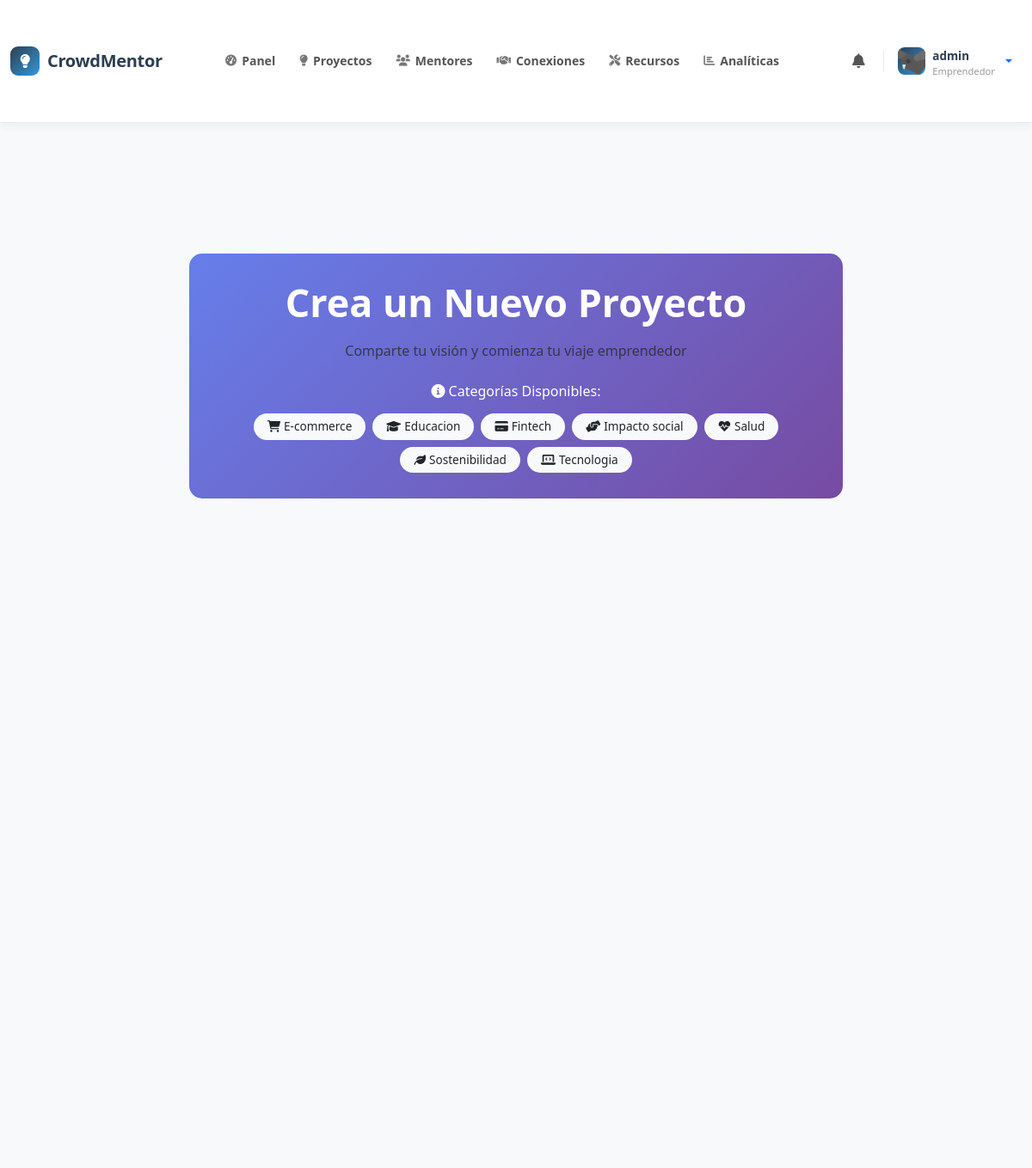
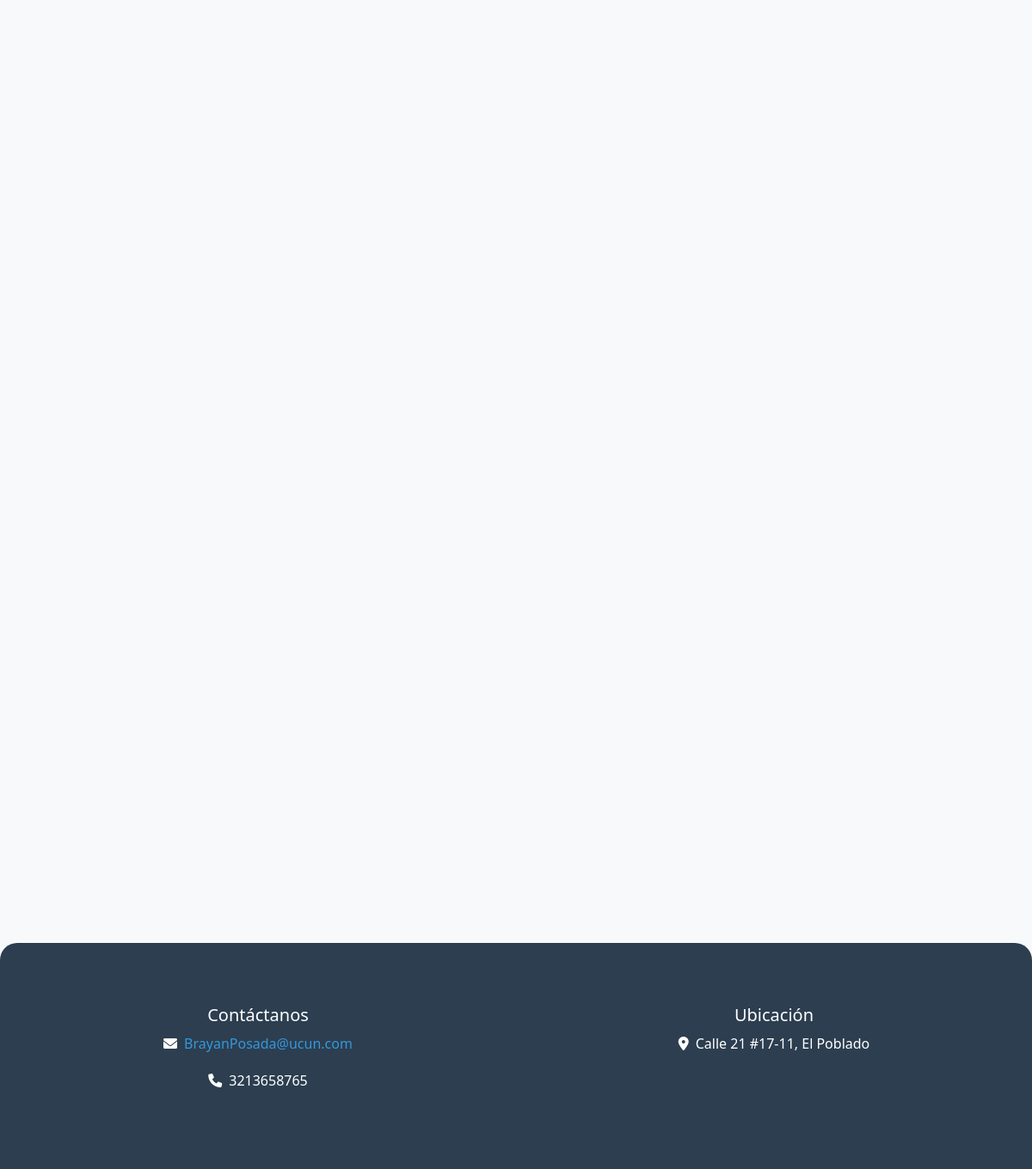
Page /project/create/ (signed in) on the committed database (2 pictures, top to bottom).
### core/models.py (models this page shows, shortened)
class Profile(models.Model):
    USER_TYPES = (
        ('entrepreneur', 'Emprendedor'),
        ('mentor', 'Mentor'),
        ('investor', 'Inversionista'),
        ('evaluator', 'Evaluador'),
    )
    user = models.OneToOneField(User, on_delete=models.CASCADE)
    user_type = models.CharField(max_length=20, choices=USER_TYPES)
    bio = models.TextField()
    experience = models.TextField()
    is_approved = models.BooleanField(default=False)  # For mentors/evaluators
    is_approved_by_admin = models.BooleanField(default=False)  # Para evaluadores aprobados por el administrador
    profile_picture = models.ImageField(upload_to='profiles/', blank=True, null=True)
    birth_date = models.DateField(blank=True, null=True)
    phone_number = models.CharField(max_length=20, blank=True)
    location = models.CharField(max_length=100, blank=True)
    linkedin_url = models.URLField(max_length=200, blank=True)
    website_url = models.URLField(max_length=200, blank=True)

class ProjectCategory(models.Model):
    name = models.CharField(max_length=100, unique=True)
    description = models.TextField(blank=True)
    icon = models.CharField(max_length=50, default='fas fa-folder')
    created_at = models.DateTimeField(auto_now_add=True)
    class Meta:
        verbose_name_plural = "Project Categories"
        ordering = ['name']
    def __str__(self):
        return self.name

### core/views.py (the view, shortened to what this page needs)
# urls.py: path('project/create/', views.project_create, name='project_create'),
@login_required
def project_create(request):
    if not request.user.is_authenticated:
        messages.warning(request, 'Debes iniciar sesión para crear un proyecto.')
        return redirect('login')
    ensure_project_categories()
    if request.method == 'POST':
        form = ProjectForm(request.POST, request.FILES)
        if form.is_valid():
            project = form.save(commit=False)
            project.owner = request.user
            project.save()
            ai_session_id = request.POST.get('ai_session')
            if ai_session_id:
                try:
                    ai_session = AIProjectSession.objects.get(pk=ai_session_id, user=request.user)
                    ai_session.resulting_project = project
                    ai_session.status = 'completed'
                    ai_session.save(update_fields=['resulting_project', 'status'])
                except AIProjectSession.DoesNotExist:
                    pass
            from django.contrib.auth.models import User
            admins = User.objects.filter(is_superuser=True)
            for admin in admins:
                Notification.objects.create(
                    user=admin,
                    title='Nuevo proyecto creado',
                    message=f'{request.user.username} ha creado el proyecto "{project.title}".',
                    notification_type='project_update',
                    related_project=project
                )
            messages.success(request, '¡Proyecto creado exitosamente!')
            return redirect('project_detail', pk=project.pk)
    else:
        ai_session_id = request.GET.get('ai_session', '')
        initial = {}
        form = ProjectForm(initial=initial)
    context = {
        'form': form,
        'categories': ProjectCategory.objects.all(),
        'ai_session_id': request.GET.get('ai_session', '') or request.POST.get('ai_session', ''),
        'from_ai': bool(request.GET.get('ai_session', '')),
    }
    return render(request, 'project_create.html', context)

### core/templatetags/custom_filters.py (called while the page is built)
@register.filter
def has_profile(user):
    return hasattr(user, 'profile') and user.profile is not None

@register.filter
def get_user_type(user):
    if hasattr(user, 'profile') and user.profile:
        return user.profile.user_type
    return None

### core/views.py (called while the page is built, shortened)
def ensure_project_categories():
    if ProjectCategory.objects.exists():
        return

### core/templates/project_create.html (shortened to what this page needs)
{% extends 'base.html' %}
{% load static %}
{% block extra_css %}
<link rel="stylesheet" href="{% static 'css/project_create_styles.css' %}">
{% endblock %}
{% block content %}
<div class="container py-5">
    <div class="row">
        <div class="col-lg-8 mx-auto">
            <div class="project-create-header animate__animated animate__fadeIn text-center mb-5">
                <h1 class="text-primary mb-3">Crea un Nuevo Proyecto</h1>
                <p class="text-muted">Comparte tu visión y comienza tu viaje emprendedor</p>
                {% if categories %}
                <div class="categories-info mt-4">
                    <h6 class="text-white mb-3">
                        <i class="fas fa-info-circle me-1"></i>Categorías Disponibles:
                    </h6>
                    <div class="d-flex flex-wrap justify-content-center gap-2">
                        {% for category in categories %}
                            <span class="badge bg-light text-dark px-3 py-2">
                                <i class="{{ category.icon }} me-1"></i>{{ category.name }}
                            </span>
                        {% endfor %}
                    </div>
                </div>
                {% endif %}
            </div>
        </div>
    </div>
</div>
{% endblock %}

### core/templates/base.html (shortened to what this page needs)
{% load static %}
{% load custom_filters %}
<!DOCTYPE html>
<html lang="es">
<head>
    <link href="https://cdn.jsdelivr.net/npm/bootstrap@5.3.0/dist/css/bootstrap.min.css" rel="stylesheet">
    <link rel="stylesheet" href="https://cdnjs.cloudflare.com/ajax/libs/animate.css/4.1.1/animate.min.css">
    <link rel="stylesheet" href="https://cdnjs.cloudflare.com/ajax/libs/font-awesome/6.0.0/css/all.min.css">
    <link rel="stylesheet" href="{% static 'css/styles.css' %}">
    <link rel="stylesheet" href="{% static 'css/home.css' %}">
    <link rel="stylesheet" href="{% static 'css/project_list.css' %}">
    <link rel="stylesheet" href="{% static 'css/project_detail.css' %}">
    <link rel="stylesheet" href="{% static 'css/project_create.css' %}">
    <link rel="stylesheet" href="{% static 'css/resources.css' %}">
    <link rel="stylesheet" href="{% static 'css/base.css' %}">
    {% block extra_css %}{% endblock %}
</head>
<body>
    <nav class="cm-navbar">
        <div class="container position-relative">
            <a class="cm-brand" href="{% url 'home' %}">
                <div class="cm-brand-icon"><i class="fas fa-lightbulb"></i></div>
                CrowdMentor
            </a>
            <div class="cm-nav-collapse" id="cmNavCollapse">
                {% if user.is_authenticated %}
                <ul class="cm-nav-links">
                    {% if user.is_staff %}
                        <li class="cm-nav-item">
                            <a href="{% url 'admin_dashboard' %}">
                                <i class="fas fa-tachometer-alt"></i>Panel
                            </a>
                        </li>
                    {% else %}
                        <li class="cm-nav-item">
                            <a href="{% url 'dashboard' %}">
                                <i class="fas fa-tachometer-alt"></i>Panel
                            </a>
                        </li>
                    {% endif %}
                    <li class="cm-nav-item">
                        <a href="{% url 'project_list' %}">
                            <i class="fas fa-lightbulb"></i>Proyectos
                        </a>
                    </li>
                    <li class="cm-nav-item">
                        <a href="{% url 'mentor_list' %}">
                            <i class="fas fa-users"></i>Mentores
                        </a>
                    </li>
                    {% if user|has_profile %}
                        {% with user_type=user|get_user_type %}
                            {% if user_type == 'mentor' or user_type == 'investor' or user_type == 'entrepreneur' %}
                                <li class="cm-nav-item">
                                    <a href="{% url 'mentor_investor_connections' %}" class="position-relative">
                                        <i class="fas fa-handshake"></i>Conexiones
                                    </a>
                                </li>
                            {% endif %}
                        {% endwith %}
                    {% endif %}
                    <li class="cm-nav-item">
                        <a href="{% url 'resources' %}">
                            <i class="fas fa-tools"></i>Recursos
                        </a>
                    </li>
                    {% if user.is_superuser %}
                        <li class="cm-nav-item">
                            <a href="{% url 'analytics_dashboard' %}">
                                <i class="fas fa-chart-bar"></i>Analíticas
                            </a>
                        </li>
                    {% endif %}
                </ul>
                <div class="cm-actions">
                    <a href="{% url 'notifications' %}" class="cm-icon-btn" title="Notificaciones">
                        <i class="fas fa-bell"></i>
                    </a>
                    <div class="dropdown">
                        <a class="cm-avatar-btn dropdown-toggle" href="#" id="userDropdown" data-bs-toggle="dropdown" aria-expanded="false" style="text-decoration:none;">
                            <div class="cm-avatar">
                                {% if user|has_profile and user.profile.profile_picture %}
                                    <img src="{{ user.profile.profile_picture.url }}" alt="avatar">
                                {% else %}
                                    <i class="fas fa-user" style="font-size:0.85rem;"></i>
                                {% endif %}
                            </div>
                            <div>
                                <div class="cm-avatar-name">
                                    {% if user.first_name %}{{ user.first_name }}{% else %}{{ user.username }}{% endif %}
                                </div>
                                {% if user|has_profile %}
                                    {% with ut=user|get_user_type %}
                                        <div class="cm-avatar-role">
                                            {% if ut == 'entrepreneur' %}Emprendedor
                                            {% elif ut == 'mentor' %}Mentor
                                            {% elif ut == 'investor' %}Inversionista
                                            {% elif ut == 'evaluator' %}Evaluador
                                            {% endif %}
                                        </div>
                                    {% endwith %}
                                {% endif %}
                            </div>
                        </a>
                    </div>
                </div>
                {% endif %}
            </div>
        </div>
    </nav>
    <div class="container py-4">
        {% block content %}
        {% endblock %}
    </div>
    <footer class="text-center">
        <div class="container">
            <div class="row">
                <div class="col-md-6">
                    <h5>Contáctanos</h5>
                    <p><i class="fas fa-envelope me-2"></i><a href="mailto:BrayanPosada@ucun.com">BrayanPosada@ucun.com</a></p>
                    <p><i class="fas fa-phone me-2"></i>3213658765</p>
                </div>
                <div class="col-md-6">
                    <h5>Ubicación</h5>
                    <p><i class="fas fa-map-marker-alt me-2"></i>Calle 21 #17-11, El Poblado</p>
                </div>
            </div>
        </div>
    </footer>
</body>
</html>

### core/static/css/styles.css (style rules this page uses)
body { font-family: 'Montserrat', Arial, sans-serif; background-color: #f9fafb; color: #2d3748; line-height: 1.7; margin: 0; padding: 0; }
.container { max-width: 1200px; margin-top: 40px; margin-bottom: 40px; }
h1, h2, h3 { font-weight: 700; color: #ffffff; }
h1 { font-size: 2.8rem; margin-bottom: 25px; }
footer { background-color: #1c7ed6; color: #fff; padding: 40px 0; text-align: center; font-size: 1rem; border-radius: 20px 20px 0 0; }
footer a { color: #ffd43b; text-decoration: none; }

### core/static/css/home.css (style rules this page uses)
.badge { padding: 0.5rem 1rem; font-weight: 500; }

### core/static/css/base.css (style rules this page uses)
:root { --primary-color: #2c3e50; --secondary-color: #3498db; --accent-color: #e74c3c; --background-color: #f8f9fa; --text-color: #2c3e50; --border-radius: 10px; --transition-speed: 0.3s; --box-shadow: 0 4px 15px rgba(0,0,0,0.1); }
body { font-family: 'Segoe UI', Tahoma, Geneva, Verdana, sans-serif; background-color: var(--background-color); color: var(--text-color); min-height: 100vh; display: flex; flex-direction: column; margin: 0; padding: 0; }
footer { background-color: var(--primary-color); color: white; padding: 2rem 0; margin-top: auto; }
footer a { color: var(--secondary-color); text-decoration: none; transition: color var(--transition-speed) ease; }

### core/static/css/project_create_styles.css (style rules this page uses)
.project-create-header { background: linear-gradient(135deg, #667eea 0%, #764ba2 100%); color: white; padding: 30px; border-radius: 15px; margin-bottom: 30px; }
.project-create-header h1 { color: white !important; margin-bottom: 10px; }
.categories-info .badge { font-size: 0.85rem; border-radius: 20px; transition: all 0.3s ease; }

### core/templates/base.html (style rules this page uses)
.cm-navbar { background: #ffffff; border-bottom: 1px solid #ebebf0; padding: 0; position: sticky; top: 0; z-index: 1050; box-shadow: 0 2px 12px rgba(44,62,80,.07); }
.cm-navbar .container { display: flex; align-items: center; height: 62px; gap: 0; }
.cm-brand { display: flex; align-items: center; gap: 9px; font-weight: 800; font-size: 1.25rem; color: #2c3e50 !important; text-decoration: none; letter-spacing: -0.3px; white-space: nowrap; flex-shrink: 0; }
.cm-brand .cm-brand-icon { width: 34px; height: 34px; background: linear-gradient(135deg, #2c3e50, #3498db); border-radius: 9px; display: flex; align-items: center; justify-content: center; color: white; font-size: 1rem; flex-shrink: 0; }
.cm-nav-links { display: flex; align-items: center; gap: 2px; margin: 0 auto; padding: 0; list-style: none; }
.cm-nav-links .cm-nav-item a { display: flex; align-items: center; gap: 6px; padding: 7px 13px; border-radius: 8px; font-size: 0.875rem; font-weight: 600; color: #555 !important; text-decoration: none; transition: background .18s, color .18s; white-space: nowrap; }
.cm-nav-links .cm-nav-item a i { font-size: 0.82rem; opacity: .8; }
.cm-actions { display: flex; align-items: center; gap: 4px; flex-shrink: 0; }
.cm-icon-btn { position: relative; width: 38px; height: 38px; border-radius: 10px; background: transparent; border: none; display: flex; align-items: center; justify-content: center; color: #555; font-size: 1.05rem; cursor: pointer; text-decoration: none; transition: background .18s, color .18s; }
.cm-avatar-btn { display: flex; align-items: center; gap: 8px; padding: 5px 10px 5px 5px; border-radius: 10px; background: transparent; border: 1px solid transparent; cursor: pointer; text-decoration: none; transition: background .18s, border-color .18s; }
.cm-avatar { width: 32px; height: 32px; border-radius: 8px; object-fit: cover; background: linear-gradient(135deg, #2c3e50, #3498db); display: flex; align-items: center; justify-content: center; color: white; font-size: 0.9rem; flex-shrink: 0; overflow: hidden; }
.cm-avatar img { width: 100%; height: 100%; object-fit: cover; }
.cm-avatar-name { font-size: 0.84rem; font-weight: 700; color: #2c3e50; max-width: 110px; overflow: hidden; text-overflow: ellipsis; white-space: nowrap; }
.cm-avatar-role { font-size: 0.7rem; color: #999; line-height: 1; }
@media (min-width: 992px) { .cm-nav-collapse { display: flex !important; align-items: center; flex: 1; } }

### rows in the picture
ProjectCategory: name "E-commerce"
ProjectCategory: name "Educacion"
ProjectCategory: name "Fintech"
ProjectCategory: name "Impacto social"
ProjectCategory: name "Salud"
ProjectCategory: name "Sostenibilidad"
ProjectCategory: name "Tecnologia"

### other values in the picture
{{ user.username }} "admin"
